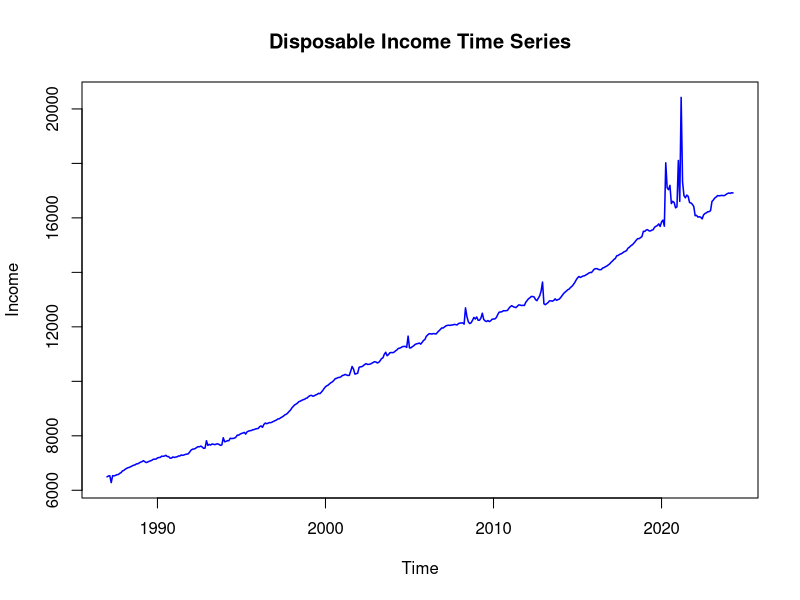
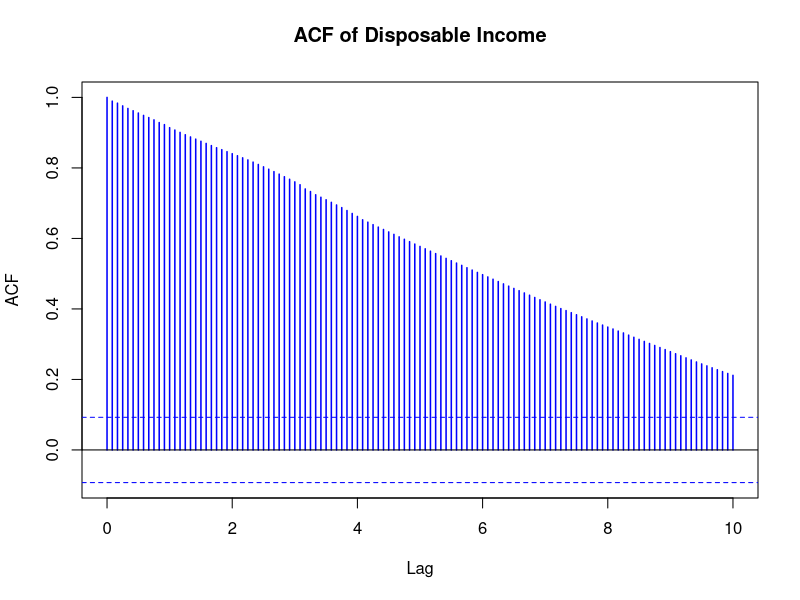
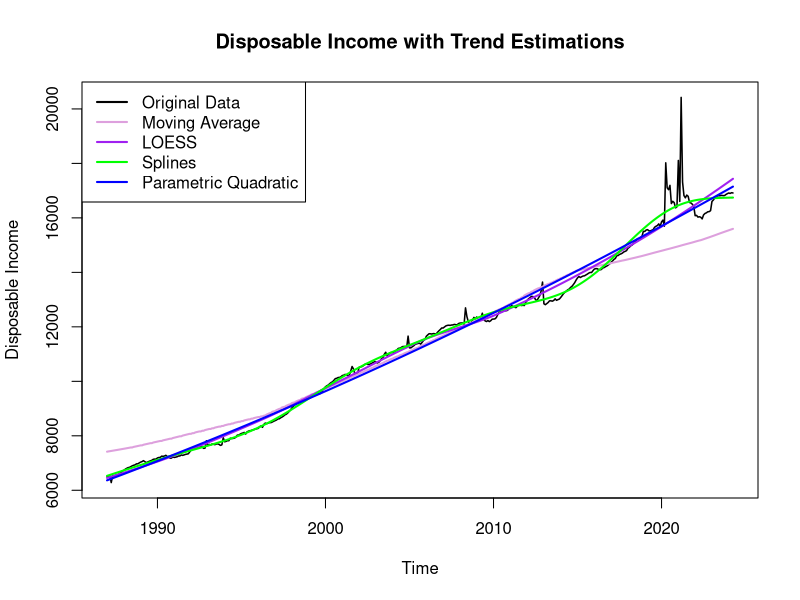
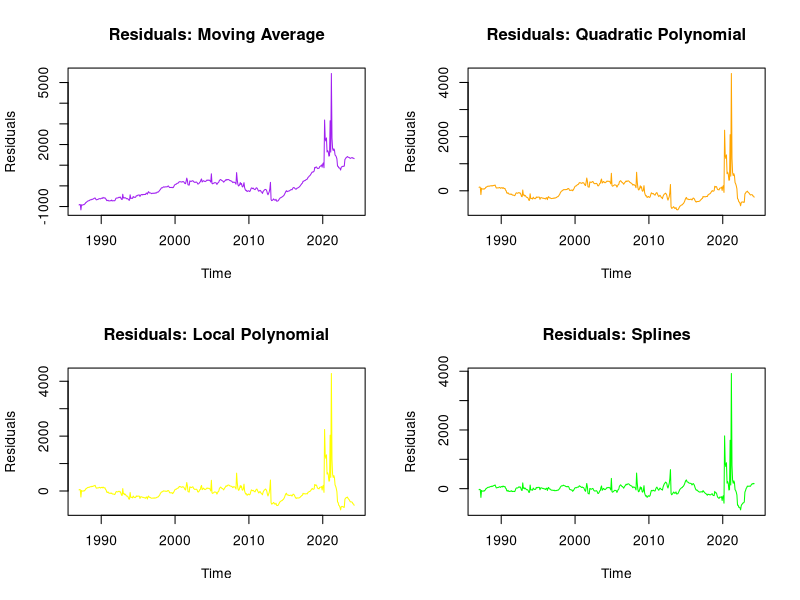
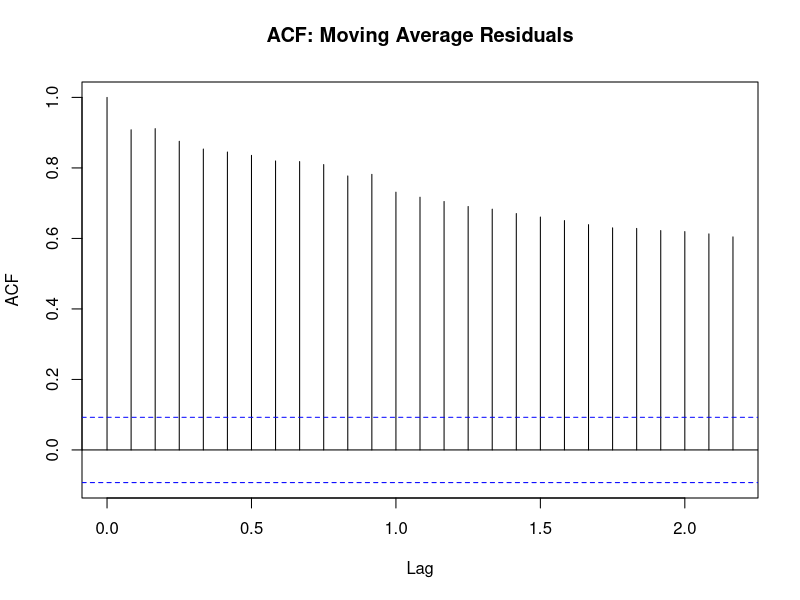
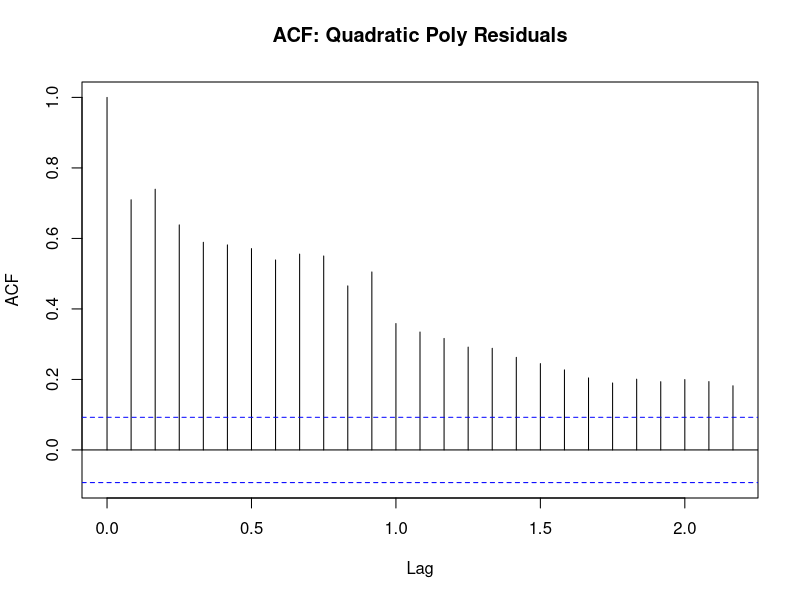
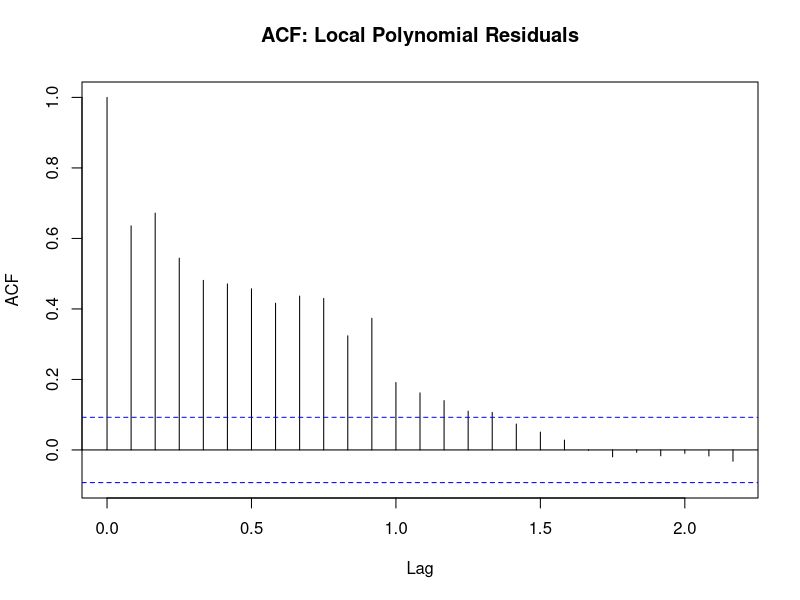
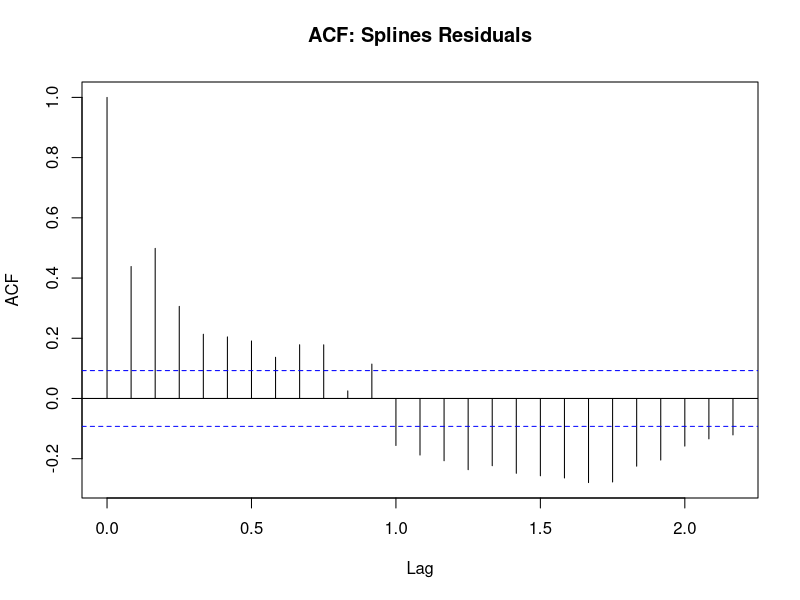

These figures' R source, in order:
## ---- chunk 1
knitr::opts_chunk$set( message=FALSE, warning=FALSE, echo=FALSE)
## ---- chunk 2
# Load necessary libraries
library(tidyverse)
library(lubridate)
library(forecast)
library(tseries)
library(TTR)
library(mgcv)

# Load Data
income_data <- read.csv("Real Disposable Personal Income.csv", stringsAsFactors = FALSE)
income_data$DATE <- as.Date(income_data$DATE, format="%m/%d/%y")
colnames(income_data) <- c("Date", "Personal_Income")

# Convert to time series format
income_ts <- ts(income_data$Personal_Income, start = c(1987,1), frequency = 12)

# Plot the Time Series
plot(income_ts, col="blue", lwd=1.5, ylab="Income", main="Disposable Income Time Series")

# ACF Plot
acf(income_ts, lag.max=12*10, col="blue", lwd=1.5, main="ACF of Disposable Income")
## ---- chunk 3
# Perform Augmented Dickey-Fuller (ADF) Test
adf_test <- adf.test(income_ts)

# Print Results
print(adf_test)
## ---- chunk 4
# Normalize time index (as in HW2)
time.pts <- c(1:length(income_ts))
time.pts <- (time.pts - min(time.pts)) / max(time.pts)

# ---- Trend Estimation ---- #
# Moving Average (using kernel smoothing)
mav.income <- ksmooth(time.pts, income_ts, kernel="box")
tsmav.income <- ts(mav.income$y, frequency=12, start=1987)

# Local Polynomial (LOESS)
loc.income <- loess(income_ts ~ time.pts)
fit.loc.income <- ts(fitted(loc.income), frequency=12, start=1987)

# Splines
spl.income <- gam(income_ts ~ s(time.pts))
fit.spl.income <- ts(fitted(spl.income), frequency=12, start=1987)

# Parametric Quadratic Polynomial
x1 <- time.pts
x2 <- time.pts^2
para.model <- lm(income_ts ~ x1 + x2)
para.fit <- ts(fitted(para.model), frequency=12, start=1987)

# ---- Plot All Trend Models on the Same Graph ---- #
ts.plot(income_ts, ylab="Disposable Income", main="Disposable Income with Trend Estimations", col="black", lwd=1.5)
lines(tsmav.income, lwd=2, col="plum")    # Moving Average
lines(fit.loc.income, lwd=2, col="purple") # Local Polynomial
lines(fit.spl.income, lwd=2, col="green")  # Splines
lines(para.fit, lwd=2, col="blue")         # Parametric Quadratic

legend("topleft", legend=c("Original Data", "Moving Average", "LOESS", "Splines", "Parametric Quadratic"),
       col=c("black", "plum", "purple", "green", "blue"), lty=1, lwd=2)
## ---- chunk 5
# Compute Residuals (Ensure Same Lengths)
resid_mav <- income_ts - tsmav.income
resid_poly <- income_ts - para.fit
resid_loc <- income_ts - fit.loc.income
resid_spline <- income_ts - fit.spl.income

# ---- Plot Residuals ---- #
par(mfrow=c(2,2))
plot(resid_mav, col="purple", main="Residuals: Moving Average", ylab="Residuals")
plot(resid_poly, col="orange", main="Residuals: Quadratic Polynomial", ylab="Residuals")
plot(resid_loc, col="yellow", main="Residuals: Local Polynomial", ylab="Residuals")
plot(resid_spline, col="green", main="Residuals: Splines", ylab="Residuals")
par(mfrow=c(1,1))

# ---- ACF of Residuals ---- #
acf(resid_mav, main="ACF: Moving Average Residuals")
acf(resid_poly, main="ACF: Quadratic Poly Residuals")
acf(resid_loc, main="ACF: Local Polynomial Residuals")
acf(resid_spline, main="ACF: Splines Residuals")
## ---- chunk 6
income_diff <- diff(income_ts)

# Plot Differenced Series
plot(income_diff, col="blue", main="First-Order Differenced Disposable Income")

# ACF of Differenced Data
acf(income_diff, main="ACF of Differenced Disposable Income")

# Re-run ADF Test
adf_test_diff <- adf.test(income_diff)
print(adf_test_diff)
## ---- chunk 7
# ACF and PACF plots of differenced series
acf(income_diff, main="ACF of Differenced Disposable Income")
pacf(income_diff, main="PACF of Differenced Disposable Income")
## ---- chunk 8
# Define search space for p, d, q
p_values <- 0:3  # AR terms
d_values <- 1    # Differencing order (we already determined d=1)
q_values <- 0:3  # MA terms

# Initialize best model tracking
best_model <- NULL
best_aic <- Inf  # Start with a high AIC value
best_params <- c(NA, NA, NA)

# Loop through all (p,d,q) combinations
for (p in p_values) {
  for (q in q_values) {
    model <- tryCatch({
      arima(income_ts, order=c(p, d_values, q))
    }, error = function(e) NULL)  # Handle potential errors

    # If model fits successfully and has a lower AIC, update best model
    if (!is.null(model) && AIC(model) < best_aic) {
      best_aic <- AIC(model)
      best_model <- model
      best_params <- c(p, d_values, q)
    }
  }
}

# Display the best model
cat("Best Manual ARIMA Model: ARIMA(", best_params[1], ",", best_params[2], ",", best_params[3], ")\n")
print(summary(best_model))
## ---- chunk 9
# Extract residuals
residuals_manual <- residuals(best_model)

# Compute error metrics
rmse <- sqrt(mean(residuals_manual^2, na.rm=TRUE))  # Root Mean Squared Error
mae <- mean(abs(residuals_manual), na.rm=TRUE)  # Mean Absolute Error
mape <- mean(abs(residuals_manual / income_ts), na.rm=TRUE) * 100  # Mean Absolute Percentage Error

# Print error measures
cat("Manual RMSE:", rmse, "\n")
cat("Manual MAE:", mae, "\n")
cat("Manual MAPE:", mape, "%\n")

final_arima <- best_model
## ---- chunk 10
# Number of future time steps to forecast
h <- 24  # Forecasting for the next 24 months (2 years)

# Create forecast manually using predict()
forecast_values <- predict(final_arima, n.ahead=h)

# Extract predicted values and standard errors
predicted_values <- forecast_values$pred
lower_bound <- predicted_values - 1.96 * forecast_values$se  # 95% confidence interval lower bound
upper_bound <- predicted_values + 1.96 * forecast_values$se  # 95% confidence interval upper bound

# Create time axis for forecasted values
forecast_time <- seq(from=end(income_ts)[1] + 1/12, length.out=h, by=1/12)

# Plot original data
plot(income_ts, type="l", col="blue", lwd=2, xlim=c(start(income_ts)[1], end(income_ts)[1] + h/12),
     ylim=c(min(lower_bound, income_ts), max(upper_bound, income_ts)), ylab="Disposable Income", xlab="Time",
     main="ARIMA(2,1,3) Forecast for Disposable Income")

# Add forecasted values
lines(forecast_time, predicted_values, col="red", lwd=2)

# Add confidence intervals
lines(forecast_time, lower_bound, col="gray", lty=2)
lines(forecast_time, upper_bound, col="gray", lty=2)

# Add legend
legend("topleft", legend=c("Actual Data", "Forecast", "95% Confidence Interval"),
       col=c("blue", "red", "gray"), lty=c(1,1,2), lwd=c(2,2,1))
## ---- chunk 11
# Create a time trend variable to represent drift
time_trend <- 1:length(income_ts)

# Fit ARIMA(2,1,3) with Drift (using xreg)
final_arima_drift <- arima(income_ts, order=c(2,1,3), xreg=time_trend)

# Define forecast horizon
h <- 24  # Forecast 24 months ahead

# Create time trend for future points
future_time_trend <- (length(income_ts) + 1):(length(income_ts) + h)

# Create forecast manually
forecast_values <- predict(final_arima_drift, n.ahead=h, newxreg=future_time_trend)

# Extract predicted values and confidence intervals
predicted_values <- forecast_values$pred
lower_bound <- predicted_values - 1.96 * forecast_values$se
upper_bound <- predicted_values + 1.96 * forecast_values$se

# Create time axis for forecasted values
forecast_time <- seq(from=end(income_ts)[1] + 1/12, length.out=h, by=1/12)

# Plot original data
plot(income_ts, type="l", col="blue", lwd=2, xlim=c(start(income_ts)[1], end(income_ts)[1] + h/12),
     ylim=c(min(lower_bound, income_ts), max(upper_bound, income_ts)), ylab="Disposable Income", xlab="Time",
     main="ARIMA(2,1,3) Forecast with Drift")

# Add forecasted values
lines(forecast_time, predicted_values, col="red", lwd=2)

# Add confidence intervals
lines(forecast_time, lower_bound, col="gray", lty=2)
lines(forecast_time, upper_bound, col="gray", lty=2)

# Add legend
legend("topleft", legend=c("Actual Data", "Forecast with Drift", "95% Confidence Interval"),
       col=c("blue", "red", "gray"), lty=c(1,1,2), lwd=c(2,2,1))

